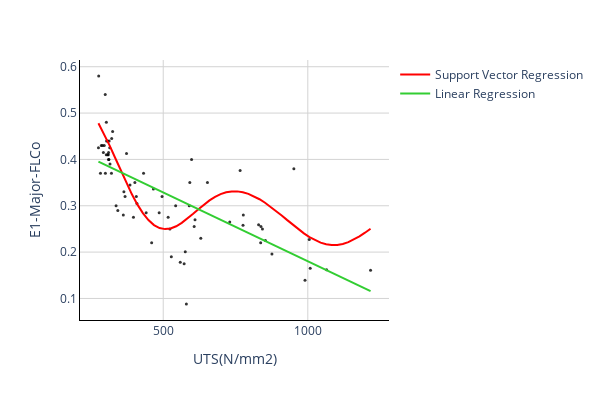

Write notebook code for a chart like this one.
### Code cell
fig = px.scatter(df, x=df['UTS(N/mm2)'], y=df['E1-Major-FLCo'], width=600,height=400,
                 opacity=0.8, color_discrete_sequence=['black'])

# Add a best-fit line
fig.add_traces(go.Scatter(x=x_range, y=y_svr, name='Support Vector Regression', line=dict(color='red')))
fig.add_traces(go.Scatter(x=x_range, y=y_lr, name='Linear Regression', line=dict(color='limegreen')))

# Change chart background color
fig.update_layout(dict(plot_bgcolor = 'white'))

# Update axes lines
fig.update_xaxes(showgrid=True, gridwidth=1, gridcolor='lightgrey', 
                 zeroline=True, zerolinewidth=1, zerolinecolor='lightgrey', 
                 showline=True, linewidth=1, linecolor='black')

fig.update_yaxes(showgrid=True, gridwidth=1, gridcolor='lightgrey', 
                 zeroline=True, zerolinewidth=1, zerolinecolor='lightgrey', 
                 showline=True, linewidth=1, linecolor='black')

# Update marker size
fig.update_traces(marker=dict(size=3))

### Figure 1 — Plotly figure (JSON) as saved in the notebook; plotly's stock layout.template omitted (floating-point values rounded to 4 significant figures)
{"data": [{"hovertemplate": "UTS(N/mm2)=%{x}<br>E1-Major-FLCo=%{y}<extra></extra>", "legendgroup": "", "marker": {"color": "black", "opacity": 0.8, "size": 3, "symbol": "circle"}, "mode": "markers", "name": "", "orientation": "v", "showlegend": false, "type": "scatter", "x": [321.8, 325.1, 303.4, 299.4, 276.8, 313, 308, 316, 321, 300, 308, 310, 286, 304, 311, 276, 296, 315, 290, 293, 311, 368, 283, 362, 303, 312, 364, 385, 496, 853.5, 1008.0, 590, 592, 837, 777, 730, 843.1, 951.8, 460, 523, 543, 598, 653, 343, 409, 402, 397, 407, 432, 517, 486, 441, 630, 607, 610, 528, 558.9, 466, 1065, 876, 1217, 1005, 838, 990.3, 776, 337, 829.9, 576.3, 572.3, 373.1, 765.9, 580], "xaxis": "x", "y": [0.445, 0.46, 0.48, 0.54, 0.58, 0.44, 0.44, 0.39, 0.37, 0.37, 0.41, 0.41, 0.43, 0.44, 0.415, 0.425, 0.43, 0.425, 0.43, 0.415, 0.4, 0.32, 0.37, 0.28, 0.41, 0.4, 0.33, 0.345, 0.32, 0.225, 0.165, 0.3, 0.35, 0.22, 0.28, 0.265, 0.25, 0.38, 0.22, 0.25, 0.3, 0.4, 0.35, 0.29, 0.305, 0.35, 0.275, 0.32, 0.37, 0.275, 0.285, 0.285, 0.23, 0.255, 0.27, 0.19, 0.178, 0.336, 0.162, 0.196, 0.161, 0.227, 0.255, 0.139, 0.258, 0.3, 0.259, 0.201, 0.175, 0.413, 0.376, 0.088], "yaxis": "y"}, {"line": {"color": "red"}, "marker": {"size": 3}, "name": "Support Vector Regression", "type": "scatter", "x": [276, 295.2, 314.4, 333.6, 352.8, 372.0, 391.2, 410.4, 429.6, 448.8, 468.0, 487.2, 506.4, 525.7, 544.9, 564.1, 583.3, 602.5, 621.7, 640.9, 660.1, 679.3, 698.5, 717.7, 736.9, 756.1, 775.3, 794.5, 813.7, 832.9, 852.1, 871.3, 890.5, 909.7, 928.9, 948.1, 967.3, 986.6, 1006.0, 1025.0, 1044.0, 1063.0, 1083.0, 1102.0, 1121.0, 1140.0, 1159.0, 1179.0, 1198.0, 1217], "y": [0.4781, 0.4554, 0.4302, 0.4036, 0.3765, 0.35, 0.3252, 0.303, 0.2841, 0.2691, 0.2583, 0.2519, 0.2496, 0.2511, 0.2558, 0.2631, 0.2721, 0.2822, 0.2926, 0.3026, 0.3116, 0.3192, 0.3251, 0.329, 0.331, 0.331, 0.3292, 0.3256, 0.3205, 0.3141, 0.3065, 0.2979, 0.2887, 0.2789, 0.269, 0.259, 0.2494, 0.2404, 0.2324, 0.2256, 0.2203, 0.2168, 0.2152, 0.2154, 0.2176, 0.2215, 0.2271, 0.234, 0.2418, 0.2504]}, {"line": {"color": "limegreen"}, "marker": {"size": 3}, "name": "Linear Regression", "type": "scatter", "x": [276, 295.2, 314.4, 333.6, 352.8, 372.0, 391.2, 410.4, 429.6, 448.8, 468.0, 487.2, 506.4, 525.7, 544.9, 564.1, 583.3, 602.5, 621.7, 640.9, 660.1, 679.3, 698.5, 717.7, 736.9, 756.1, 775.3, 794.5, 813.7, 832.9, 852.1, 871.3, 890.5, 909.7, 928.9, 948.1, 967.3, 986.6, 1006.0, 1025.0, 1044.0, 1063.0, 1083.0, 1102.0, 1121.0, 1140.0, 1159.0, 1179.0, 1198.0, 1217], "y": [0.3952, 0.3895, 0.3838, 0.3781, 0.3724, 0.3667, 0.361, 0.3553, 0.3496, 0.3439, 0.3382, 0.3325, 0.3268, 0.3211, 0.3154, 0.3097, 0.304, 0.2983, 0.2926, 0.2869, 0.2812, 0.2756, 0.2699, 0.2642, 0.2585, 0.2528, 0.2471, 0.2414, 0.2357, 0.23, 0.2243, 0.2186, 0.2129, 0.2072, 0.2015, 0.1958, 0.1901, 0.1844, 0.1787, 0.173, 0.1673, 0.1616, 0.1559, 0.1502, 0.1445, 0.1388, 0.1331, 0.1274, 0.1217, 0.116]}], "layout": {"height": 400, "legend": {"tracegroupgap": 0}, "margin": {"t": 60}, "plot_bgcolor": "white", "width": 600, "xaxis": {"anchor": "y", "domain": [0, 1], "gridcolor": "lightgrey", "gridwidth": 1, "linecolor": "black", "linewidth": 1, "showgrid": true, "showline": true, "title": {"text": "UTS(N/mm2)"}, "zeroline": true, "zerolinecolor": "lightgrey", "zerolinewidth": 1}, "yaxis": {"anchor": "x", "domain": [0, 1], "gridcolor": "lightgrey", "gridwidth": 1, "linecolor": "black", "linewidth": 1, "showgrid": true, "showline": true, "title": {"text": "E1-Major-FLCo"}, "zeroline": true, "zerolinecolor": "lightgrey", "zerolinewidth": 1}}}
